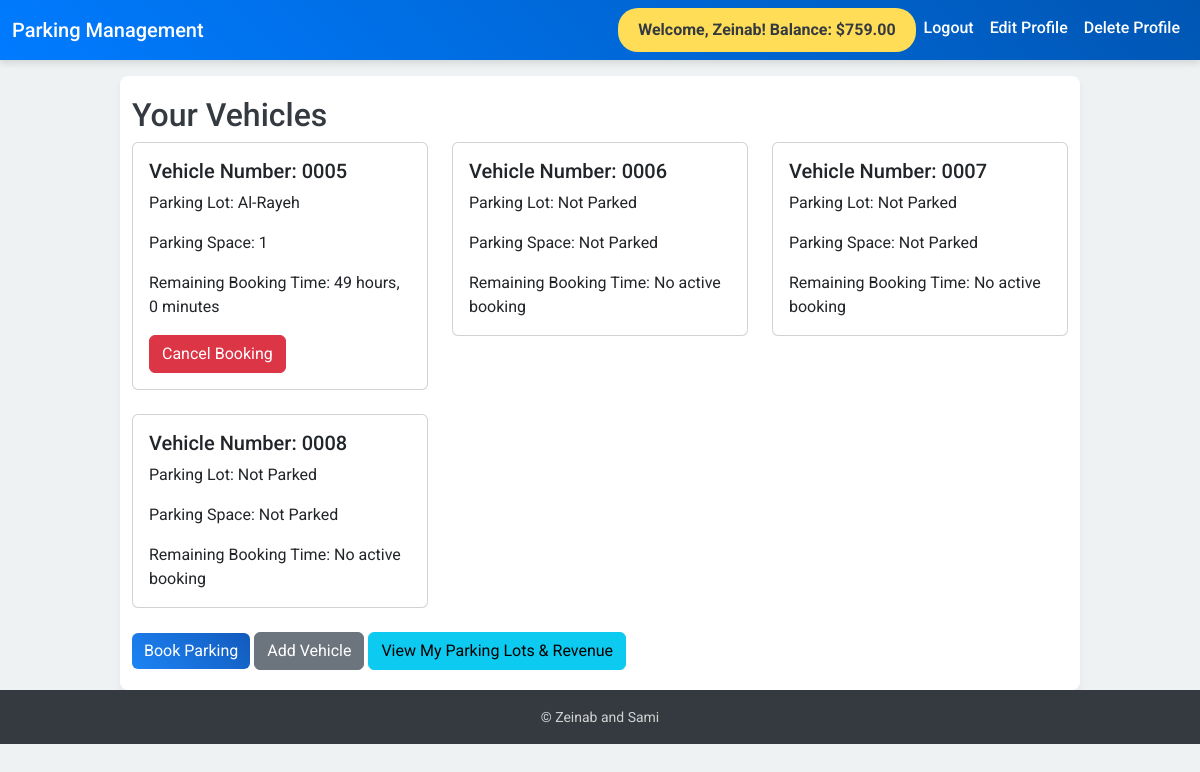
The app's page /home (signed in) with its own data.
### myapp/models.py (models this page shows, shortened)
class UserProfile(models.Model):
    user = models.OneToOneField(User, on_delete=models.CASCADE, related_name='profile')
    balance = models.DecimalField(max_digits=10, decimal_places=2, default=Decimal('1000.00'))

class Vehicle(models.Model):
    user = models.ForeignKey(User, on_delete=models.CASCADE)
    vehicle_number = models.CharField(max_length=20)
    vehicle_type = models.CharField(max_length=20)
    is_parked = models.BooleanField(default=False)
    @property
    def latest_booking(self):
        return self.booking_set.order_by('-start_time').first()

class ParkingLot(models.Model):
    name = models.CharField(max_length=100)
    address = models.CharField(max_length=200)
    user = models.ForeignKey(User, on_delete=models.CASCADE, default=1)
    revenue = models.DecimalField(max_digits=10, decimal_places=2, default=0.0)

### myapp/views.py (the view)
# urls.py: 2. Add a URL to urlpatterns:  path('', views.home, name='home')
def home(request):
    vehicles = Vehicle.objects.filter(user=request.user)
    vehicle_data = []
    for vehicle in vehicles:
        latest_booking = vehicle.latest_booking
        if latest_booking and latest_booking.end_time > timezone.now():
            remaining_time = latest_booking.end_time - timezone.now()
            days = remaining_time.days
            hours = remaining_time.seconds // 3600
            minutes = (remaining_time.seconds % 3600) // 60
            total_hours = days * 24 + hours  # convert days into hours and add the remaining hours
            vehicle_data.append({
                'vehicle': vehicle,
                'vehicle_number': vehicle.vehicle_number,
                'parking_lot': latest_booking.parking_space.parking_lot.name,
                'parking_space': latest_booking.parking_space.spot_number,
                'remaining_time': f"{total_hours} hours, {minutes} minutes",  # Correct format
                'latest_booking_id': latest_booking.id
            })
        else:
            vehicle_data.append({
                'vehicle': vehicle,
                'vehicle_number': vehicle.vehicle_number,
                'parking_lot': 'Not Parked',
                'parking_space': 'Not Parked',
                'remaining_time': "No active booking",
                'latest_booking_id': None
            })
    return render(request, 'home.html', {'vehicle_data': vehicle_data})

### myapp/templates/home.html
{% extends 'base.html' %}
{% block content %}
<h2>Your Vehicles</h2>
<div class="row">
    {% for vehicle in vehicle_data %}
        <div class="col-md-4 mb-4">
            <div class="card">
                <div class="card-body">
                    <h5 class="card-title">Vehicle Number: {{ vehicle.vehicle_number }}</h5>
                    <p class="card-text">Parking Lot: {{ vehicle.parking_lot }}</p>
                    <p class="card-text">Parking Space: {{ vehicle.parking_space }}</p>
                    <p class="card-text">Remaining Booking Time: {{ vehicle.remaining_time }}</p>
                    {% if vehicle.latest_booking_id %}
                        <a href="{% url 'delete_booking' vehicle.latest_booking_id %}" class="btn btn-danger">Cancel Booking</a>
                    {% endif %}
                </div>
            </div>
        </div>
    {% endfor %}
</div>
<a href="{% url 'select_parking_lot' %}" class="btn btn-primary">Book Parking</a>
<a href="{% url 'add_vehicle' %}" class="btn btn-secondary">Add Vehicle</a>
<a href="{% url 'my_parking_lots' %}" class="btn btn-info">View My Parking Lots & Revenue</a>
{% endblock %}

### myapp/templates/base.html (shortened to what this page needs)
<!DOCTYPE html>
<html lang="en">
<head>
  <link rel="stylesheet" href="https://cdn.jsdelivr.net/npm/bootstrap@5.3.2/dist/css/bootstrap.min.css">
</head>
<body>
  <nav class="navbar navbar-expand-lg navbar-dark">
    <div class="container-fluid">
      <a class="navbar-brand" href="{% url 'home' %}">Parking Management</a>
      <div class="collapse navbar-collapse" id="navbarNav">
        <ul class="navbar-nav ms-auto">
          {% if user.is_authenticated %}
            <li class="nav-item">
              <a class="nav-link welcome" href="#">Welcome, {{ user.username }}! Balance: ${{ user.profile.balance }}</a>
            </li>
            <li class="nav-item">
              <a class="nav-link" href="{% url 'logout' %}">Logout</a>
            </li>
            <li class="nav-item">
              <a class="nav-link" href="{% url 'edit_profile' %}">Edit Profile</a>
            </li>
            <li class="nav-item">
              <a class="nav-link" href="{% url 'delete_profile' %}">Delete Profile</a>
            </li>
          {% endif %}
        </ul>
      </div>
    </div>
  </nav>
  <main class="container mt-3">
    {% block content %}{% endblock %}
  </main>
  <footer class="footer text-center">
    <div class="container">
      <span>&copy; Zeinab and Sami </a></span>
    </div>
  </footer>
</body>
</html>

### myapp/templates/base.html (style rules this page uses)
body { background-color: #eef2f3; font-family: 'Roboto', sans-serif; color: #343a40; margin: 0; }
.navbar { background: linear-gradient(45deg, #007bff, #0056b3); box-shadow: 0px 4px 6px rgba(0, 0, 0, 0.1); }
.navbar-brand, .nav-link { color: #ffffff !important; font-weight: 500; text-transform: capitalize; }
main { background: #ffffff; padding: 20px; border-radius: 8px; box-shadow: 0 4px 8px rgba(0, 0, 0, 0.05); }
.footer { background-color: #343a40; color: #d1d1d1; padding: 15px 0; }
.footer span { font-size: 14px; }
.btn-primary { background: linear-gradient(45deg, #1d84f5, #125abc); border: none; }
.container.mt-3 { max-width: 960px; }
.navbar .nav-link.welcome { background-color: #ffdd57; color: #343a40 !important; font-weight: bold; padding: 10px 20px; border-radius: 20px; transition: all 0.3s ease-in-out; }

### records on screen
Vehicle: vehicle_number "0005", parking_lot "Al-Rayeh", parking_space "1", remaining_time "49 hours, 0 minutes", shows "Cancel Booking"
Vehicle: vehicle_number "0006", parking_lot "Not Parked", parking_space "Not Parked", remaining_time "No active booking"
Vehicle: vehicle_number "0007", parking_lot "Not Parked", parking_space "Not Parked", remaining_time "No active booking"
Vehicle: vehicle_number "0008", parking_lot "Not Parked", parking_space "Not Parked", remaining_time "No active booking"

### other values on screen
{{ user.username }} "Zeinab"
{{ user.profile.balance }} "759.00"
